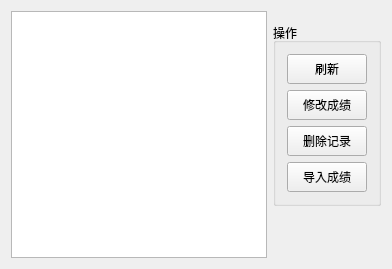
      <widget class="QWidget" name="page_4">
       <layout class="QGridLayout" name="gridLayout_8">
        <item row="0" column="0">
         <widget class="QTableWidget" name="tableWidget_score">
          <property name="styleSheet">
           <string notr="true">QHeaderView::section {border: 6px black;}
</string>
          </property>
          <attribute name="verticalHeaderHighlightSections">
           <bool>true</bool>
          </attribute>
         </widget>
        </item>
        <item row="0" column="1">
         <widget class="QWidget" name="widget_group_box_container_2" native="true">
          <property name="sizePolicy">
           <sizepolicy hsizetype="Minimum" vsizetype="Minimum">
            <horstretch>0</horstretch>
            <verstretch>0</verstretch>
           </sizepolicy>
          </property>
          <property name="minimumSize">
           <size>
            <width>0</width>
            <height>0</height>
           </size>
          </property>
          <property name="maximumSize">
           <size>
            <width>240</width>
            <height>16777215</height>
           </size>
          </property>
          <layout class="QGridLayout" name="gridLayout_27">
           <property name="leftMargin">
            <number>0</number>
           </property>
           <property name="topMargin">
            <number>12</number>
           </property>
           <property name="rightMargin">
            <number>0</number>
           </property>
           <property name="bottomMargin">
            <number>12</number>
           </property>
           <item row="0" column="0">
            <widget class="QGroupBox" name="groupBox_score_edit">
             <property name="title">
              <string>操作</string>
             </property>
             <layout class="QGridLayout" name="gridLayout_28">
              <item row="1" column="0">
               <widget class="QWidget" name="widget_26" native="true">
                <layout class="QGridLayout" name="gridLayout_29">
                 <property name="leftMargin">
                  <number>2</number>
                 </property>
                 <property name="topMargin">
                  <number>2</number>
                 </property>
                 <property name="rightMargin">
                  <number>2</number>
                 </property>
                 <property name="bottomMargin">
                  <number>2</number>
                 </property>
                 <item row="2" column="0">
                  <widget class="QPushButton" name="pushButton_score_remove">
                   <property name="minimumSize">
                    <size>
                     <width>80</width>
                     <height>30</height>
                    </size>
                   </property>
                   <property name="maximumSize">
                    <size>
                     <width>80</width>
                     <height>30</height>
                    </size>
                   </property>
                   <property name="text">
                    <string>删除记录</string>
                   </property>
                  </widget>
                 </item>
                 <item row="1" column="0">
                  <widget class="QPushButton" name="pushButton_score_edit">
                   <property name="minimumSize">
                    <size>
                     <width>80</width>
                     <height>30</height>
                    </size>
                   </property>
                   <property name="maximumSize">
                    <size>
                     <width>80</width>
                     <height>30</height>
                    </size>
                   </property>
                   <property name="text">
                    <string>修改成绩</string>
                   </property>
                  </widget>
                 </item>
                 <item row="3" column="0">
                  <widget class="QPushButton" name="pushButton_score_add">
                   <property name="minimumSize">
                    <size>
                     <width>80</width>
                     <height>30</height>
                    </size>
                   </property>
                   <property name="maximumSize">
                    <size>
                     <width>80</width>
                     <height>30</height>
                    </size>
                   </property>
                   <property name="text">
                    <string>导入成绩</string>
                   </property>
                  </widget>
                 </item>
                 <item row="0" column="0">
                  <widget class="QPushButton" name="pushButton_score_refresh">
                   <property name="minimumSize">
                    <size>
                     <width>80</width>
                     <height>30</height>
                    </size>
                   </property>
                   <property name="maximumSize">
                    <size>
                     <width>80</width>
                     <height>30</height>
                    </size>
                   </property>
                   <property name="text">
                    <string>刷新</string>
                   </property>
                  </widget>
                 </item>
                </layout>
               </widget>
              </item>
             </layout>
            </widget>
           </item>
           <item row="1" column="0">
            <spacer name="verticalSpacer_7">
             <property name="orientation">
              <enum>Qt::Vertical</enum>
             </property>
             <property name="sizeHint" stdset="0">
              <size>
               <width>0</width>
               <height>40</height>
              </size>
             </property>
            </spacer>
           </item>
          </layout>
         </widget>
        </item>
       </layout>
      </widget>
